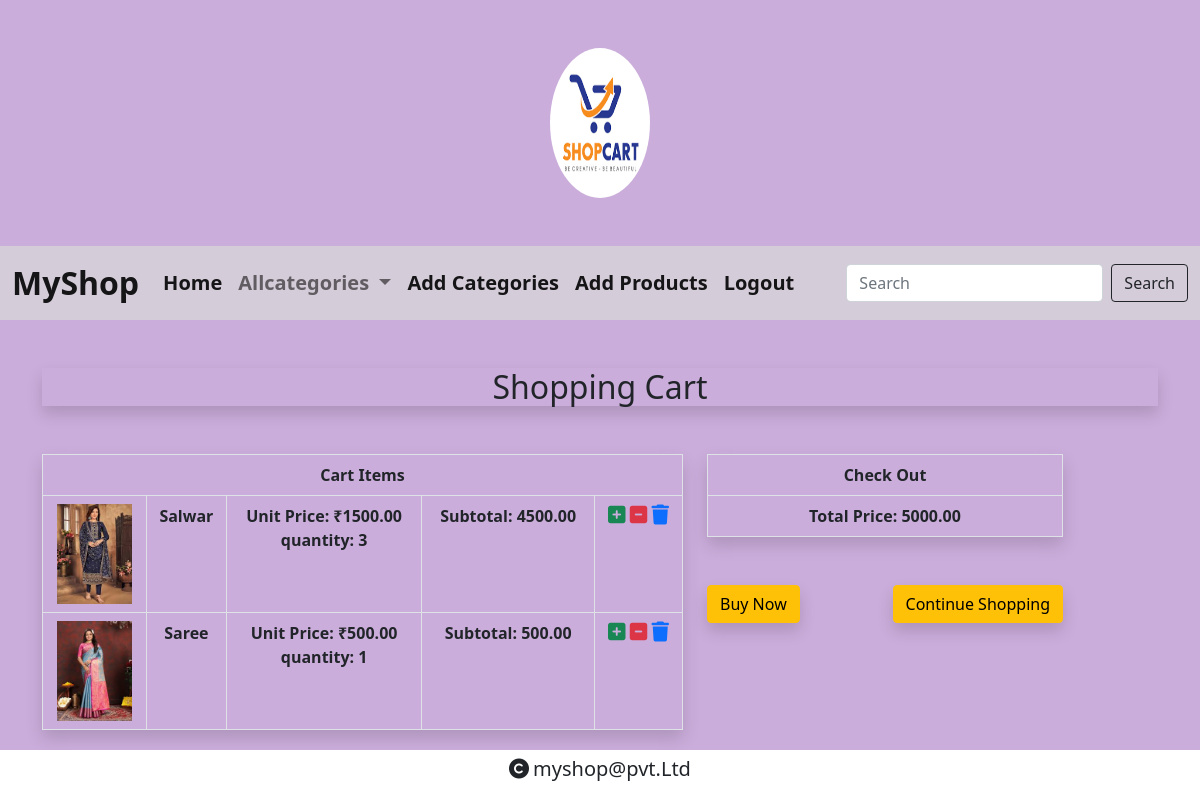
/cart/cartview (signed in), run on the app's committed database.
### cart/models.py (models this page shows)
class Cart(models.Model):
    product=models.ForeignKey(Product,on_delete=models.CASCADE)
    user=models.ForeignKey(User,on_delete=models.CASCADE)
    quantity=models.IntegerField(default=1)
    date_add=models.DateTimeField(auto_now_add=True)
    def subtotal(self):
        return self.product.price*self.quantity

### shop/models.py (models this page shows, shortened)
class Product(models.Model):
    name=models.CharField(max_length=20)
    desc=models.TextField()
    image=models.ImageField(upload_to="products")
    price=models.DecimalField(max_digits=10,decimal_places=2)
    stock=models.IntegerField()
    available=models.BooleanField(default=True)
    created=models.DateTimeField(auto_now_add=True)
    updated=models.DateTimeField(auto_now=True)
    category=models.ForeignKey(Category,on_delete=models.CASCADE)

### cart/views.py (the view)
# urls.py: path('cartview',views.cart_view,name="cartview"),
def cart_view(request):
    u=request.user
    total=0
    c=Cart.objects.filter(user=u)
    for i in c:
        total+=i.quantity*i.product.price
    context={'cart':c,'total':total}
    return render(request,"cart.html",context)

### cart/context_processors.py (called while the page is built)
def count_items(request):
    u=request.user
    count=0
    if request.user.is_authenticated:
        try:
            c=Cart.objects.filter(user=u)
            for i in c:
                count+=i.quantity
        except:
            count=0
    return {'c':count}

### shop/context_processors.py (called while the page is built)
def menu_links(request):
    c=Category.objects.all()
    return {'links':c}    # We can use this data globally across all webpages inside our app

### templates/cart.html
{% extends 'base.html' %}
{% load static %}
{% block content %}
<div class="container text-center mt-5">
<h2 class="shadow">Shopping Cart</h2>
    <div class="row mt-5">
        <div class="col-7">
            <table class="table table-bordered border-1 shadow">
                <tr>
                   <th colspan="6">Cart Items</th>
                </tr>
                {% for i in cart %}
                <tr class="fs-6 fw-bold">
                    <td><img src="{{i.product.image.url}}" height="100px; width=100px;"></td>
                    <td>{{i.product.name}}</td>
                    <td>Unit Price: ₹{{i.product.price}}<br>
                    quantity: {{i.quantity}}</td>
                    <td>Subtotal: {{i.subtotal}}</td>
                    <td>
                        {% if i.product.stock > 0 %}
                        <a href="{% url 'cart:cart' i.product.id %}"><i class="fa-solid fa-square-plus fs-5 text-success"></i></a>
                        <a href="{% url 'cart:cartremove' i.product.id %}"><i class="fa-solid fa-square-minus fs-5 text-danger"></i></a>
                        <a href="{% url 'cart:cartdelete' i.product.id %}"><i class="fa-solid fa-trash fs-5 text-primary"></i></a>
                    {% else %}
                         <a href="{% url 'cart:cartremove' i.product.id %}"><i class="fa-solid fa-square-minus fs-5 text-danger"></i></a>
                        <a href="{% url 'cart:cartdelete' i.product.id %}"><i class="fa-solid fa-trash fs-5 text-primary"></i></a>
                        {% endif %}
                    </td>
                </tr>
                {% endfor %}
            </table>
        </div>
        <div class="col-4">
                   <table class="table table-bordered border-1 shadow">
                <tr>
                   <th colspan="4">Check Out</th>
                </tr>
                       <tr>
                           <td class="fw-bold">Total Price: {{total}}</td>
                       </tr>
            </table>
            <div class="d-flex justify-content-between mt-5">
            <a href="{% url 'cart:checkout' %}" class="btn btn-warning shadow">Buy Now</a>
            <a href="{% url 'shop:categories' %}" class="btn btn-warning shadow">Continue Shopping</a>
                </div>
        </div>
    </div>
</div>
{% endblock %}

### static/css/style.css (style rules this page uses)
body { background-color:#42a7f5; }

### data on the page
Cart: product.image (picture), product.name "Salwar", product.price "1500.00", quantity "3", subtotal "4500.00"
Cart: product.image (picture), product.name "Saree", product.price "500.00", quantity "1", subtotal "500.00"

### other printed values
{{ total }} "5000.00"
